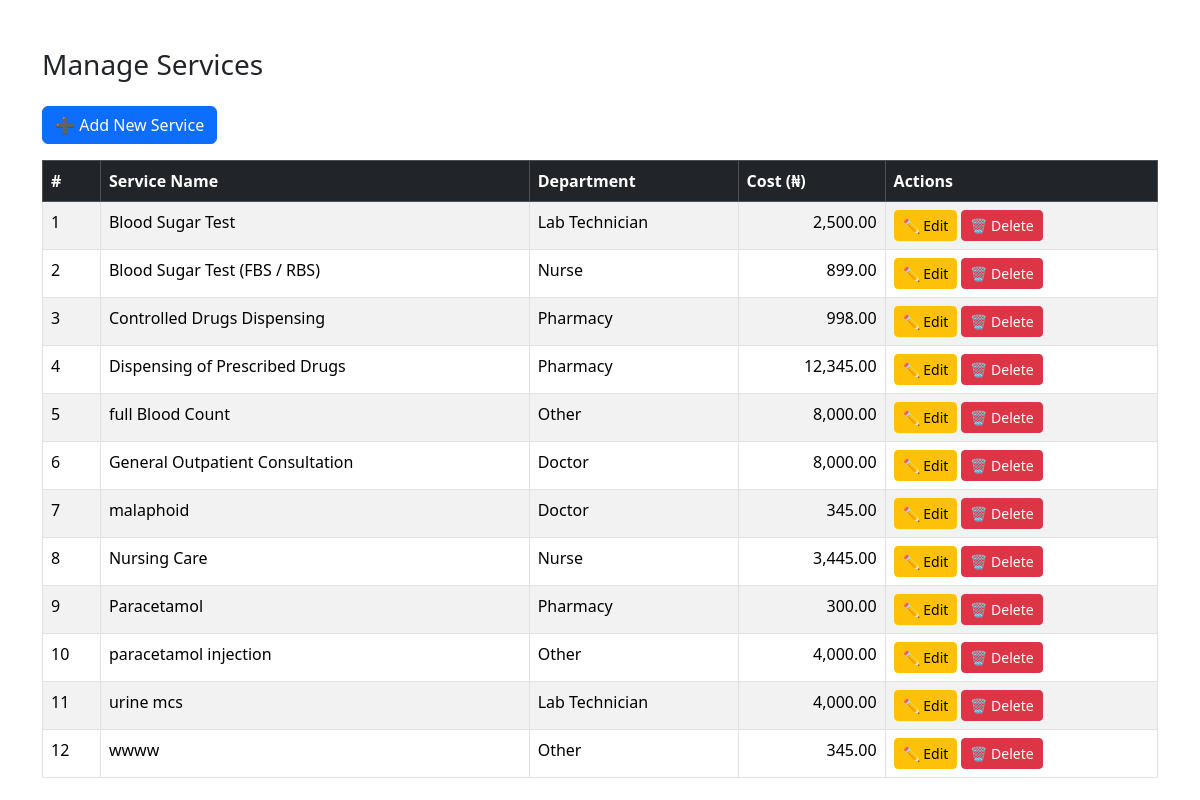
Screenshot of /cashier/manage_ser.php with the database file from the repository.
### tables this page shows
CREATE TABLE `service_roles` (
  `id` int NOT NULL,
  `service_name` varchar(255) NOT NULL,
  `role_id` int NOT NULL,
  `cost` decimal(10,2) DEFAULT NULL
);

### cashier/manage_ser.php (the view, shortened to what this page needs)
<?php
require '../db.php';
$services = $pdo->query("
    SELECT id, service_name, role_id, cost
    FROM service_roles
    ORDER BY service_name
")->fetchAll(PDO::FETCH_ASSOC);
function roleName($role_id) {
    return match($role_id) {
        2 => 'Doctor',
        3 => 'Nurse',
        5 => 'Pharmacy',
        6 => 'Lab Technician',
        default => 'Other',
    };
}
?>
<!DOCTYPE html>
<html>
<head>
    <link href="https://cdn.jsdelivr.net/npm/bootstrap@5.3.3/dist/css/bootstrap.min.css" rel="stylesheet">
</head>
<body class="container mt-5">
<h3 class="mb-4">Manage Services</h3>
<a href="add_service3.php" class="btn btn-primary mb-3">➕ Add New Service</a>
<table class="table table-bordered table-striped">
    <thead class="table-dark">
        <tr>
            <th>#</th>
            <th>Service Name</th>
            <th>Department</th>
            <th>Cost (₦)</th>
            <th>Actions</th>
        </tr>
    </thead>
    <tbody>
    <?php foreach ($services as $i => $s): ?>
        <tr>
            <td><?= $i + 1 ?></td>
            <td><?= htmlspecialchars($s['service_name']) ?></td>
            <td><?= roleName($s['role_id']) ?></td>
            <td class="text-end"><?= number_format($s['cost'], 2) ?></td>
            <td>
                <a href="edit_service.php?id=<?= $s['id'] ?>" class="btn btn-sm btn-warning">✏ Edit</a>
                <a href="delete_service.php?id=<?= $s['id'] ?>"
                   class="btn btn-sm btn-danger"
                   onclick="return confirm('Delete this service?');">
                   🗑 Delete
                </a>
            </td>
        </tr>
    <?php endforeach; ?>
    </tbody>
</table>
</body>
</html>

### rows the page displays
service_roles: service_name "Blood Sugar Test", role "Lab Technician", cost "2,500.00"
service_roles: service_name "Blood Sugar Test (FBS / RBS)", role "Nurse", cost "899.00"
service_roles: service_name "Controlled Drugs Dispensing", role "Pharmacy", cost "998.00"
service_roles: service_name "Dispensing of Prescribed Drugs", role "Pharmacy", cost "12,345.00"
service_roles: service_name "full Blood Count", role "Other", cost "8,000.00"
service_roles: service_name "General Outpatient Consultation", role "Doctor", cost "8,000.00"
service_roles: service_name "malaphoid", role "Doctor", cost "345.00"
service_roles: service_name "Nursing Care", role "Nurse", cost "3,445.00"
service_roles: service_name "Paracetamol", role "Pharmacy", cost "300.00"
service_roles: service_name "paracetamol injection", role "Other", cost "4,000.00"
service_roles: service_name "urine mcs", role "Lab Technician", cost "4,000.00"
service_roles: service_name "wwww", role "Other", cost "345.00"
